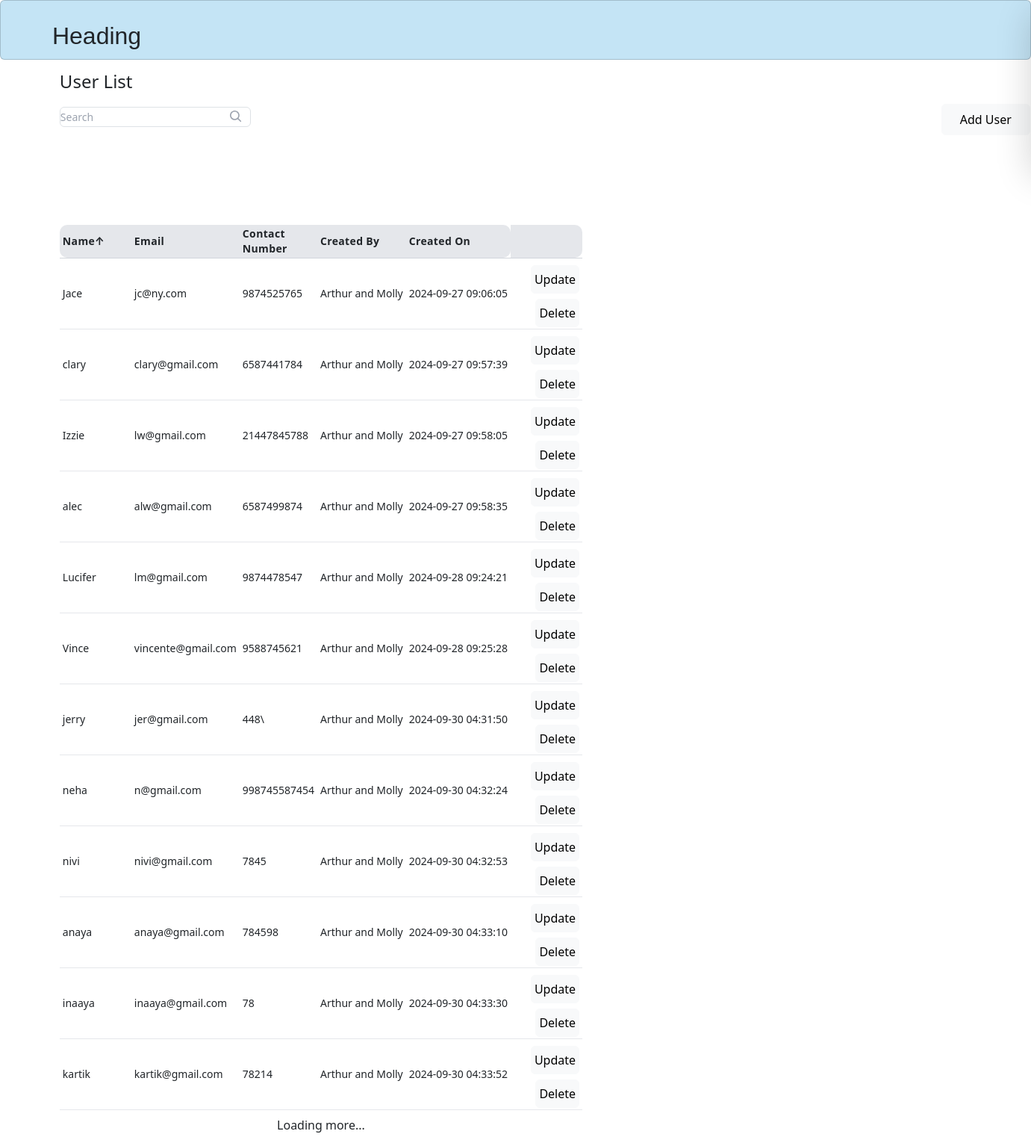
Screenshot of /users with the database file from the repository.
### app.py (models this page shows)
class User(db.Model, UserMixin):
    user_id = db.Column(db.Integer, primary_key=True, autoincrement=True)
    email = db.Column(db.String(100),unique=True)
    password_hash = db.Column(db.String(500))
    first_name = db.Column(db.String(100),nullable=False)
    middle_name = db.Column(db.String(100),nullable=False)
    last_name = db.Column(db.String(100))
    contact_no =  db.Column(db.String(100),nullable=False)
    alt_contact_no = db.Column(db.String(100), nullable=True, default=None)
    company_id = mapped_column(Integer, ForeignKey("company.comp_id"))
    company = relationship("Company",backref=backref('users', lazy=True))
    is_deleted = db.Column(db.Boolean, default=False)
    created_by = db.Column(db.String(100), nullable=False)
    created_dt = db.Column(db.DateTime(timezone=True), server_default=func.now())
    updated_by = db.Column(db.String(100), nullable=False)
    updated_dt = db.Column(db.DateTime(timezone=True), server_default=func.now())

### app.py (the view)
@app.route('/users',methods=['GET', 'POST'] )
def users():
    user_list = User.query.all()
    return render_template('partials/table.html', users=user_list)

### templates/partials/table.html (shortened to what this page needs)
{% extends 'base.html' %}
{% block content %}
<!DOCTYPE html>
<html lang="en">
<head>
  <link href="https://unpkg.com/tailwindcss@^2/dist/tailwind.min.css" rel="stylesheet">
  <link href="https://cdn.jsdelivr.net/npm/bootstrap@5.3.3/dist/css/bootstrap.min.css" rel="stylesheet">
</head>
<body>
<div>
  <section class="section">
    <div id="table1">
      <h4>User List</h4>
      <div class="flex justify-between items-center mb-4">
        <div class="relative w-64">
            <input type="text"
                   class="input bg-white-50 pr-10 py-1 rounded-md border w-full text-sm"
                   placeholder="Search"
                   name="q"
                   hx-get="/search"
                   hx-trigger="keyup changed delay:500ms"
                   hx-target="#results">
            <span class="absolute inset-y-0 right-0 pr-3 flex items-center">
                <svg xmlns="http://www.w3.org/2000/svg" class="h-4 w-4 text-gray-400" viewBox="0 0 20 20" fill="currentColor">
                    <path fill-rule="evenodd" d="M12.9 14.32a8 8 0 111.42-1.42l4.27 4.26a1 1 0 01-1.42 1.42l-4.27-4.26zM8 14A6 6 0 108 2a6 6 0 000 12z" clip-rule="evenodd" />
                </svg>
            </span>
        </div>
        <button
            x-data="{usedKeyboard: false}"
            @keydown.window.tab="usedKeyboard = true"
            role="button"
            @click="$dispatch('open-menu', { open: true, user_id:''})"
            :class="{'focus:outline-none': !usedKeyboard}"
            class="btn btn-light ml-4 px-4 py-2">
            Add User
        </button>
    </div>
      <br>
      <br>
      <br>
      <br>
      <table class="table-sortable" id="results">
        <thead class="bg-gray-200 text-black-500">
          <tr class="bg-white-50">
            <th class="w-24 px-1 py-0.5 text-sm font-bold tracking-wide text-left border-b border-gray-300 rounded-none" ><a hx-get="/load_users?sort_by=first_name&order=asc" hx-trigger="click" hx-target="#results" hx-swap="outerHTML">Name↑</a></th>
            <th class="w-24 px-1 py-0.5 text-sm font-bold tracking-wide text-left border-b border-gray-300 rounded-none">Email</th>
            <th class="w-24 px-1 py-0.5 text-sm font-bold tracking-wide text-left border-b border-gray-300 rounded-none">Contact Number</th>
            <th class="w-24 px-1 py-0.5 text-sm font-bold tracking-wide text-left border-b border-gray-300 rounded-none">Created By</th>
            <th class="w-24 px-1 py-0.5 text-sm font-bold tracking-wide text-left border-b border-gray-300 rounded-none">Created On</th>
            <th class="w-24 px-1 py-0.5 text-sm font-bold tracking-wide text-left border-b border-gray-300 rounded-none"></th>
          </tr>
        </thead>
        <tbody id="results" class="divide-y divide-white-100" hx-trigger="revealed">
          {% for user in users %}
          <tr class="bg-white-200" hx-trigger="revealed" >
            <td class="px-1 py-0.5 text-sm text-black-700 whitespace-nowrap">{{ user.first_name }}</td>
            <td class="px-1 py-0.5 text-sm text-black-700 whitespace-nowrap">{{ user.email }}</td>
            <td class="px-1 py-0.5 text-sm text-black-700 whitespace-nowrap">{{ user.contact_no }}</td>
            <td class="px-1 py-0.5 text-sm text-black-700 whitespace-nowrap">{{ user.created_by }}</td>
            <td class="px-1 py-0.5 text-sm text-black-700 whitespace-nowrap">{{ user.created_dt }}</td>
            <td class="px-1 py-0.5 text-sm text-black-700 whitespace-nowrap">
              <a id="{{user.user_id}}" x-data="{usedKeyboard: false}" @keydown.window.tab="usedKeyboard = true" role="button" @click="$dispatch('open-menu', {open: true, user_id: $event.target.id});"  class="btn btn-light px-1 py-0.5 text-sm" style="float: right;">Update</a>
              <a id="{{user.user_id}}" name="{{user.first_name}}" x-data="{usedKeyboard: false}" @keydown.window.tab="usedKeyboard = true" role="button" @click="$dispatch('open-menu-2', {open: true, user_id: $event.target.id, name : $event.target.name});"  class="btn btn-light px-1 py-0.5 text-sm" style="float: right;">Delete</a>
            </td>
          </tr>
          {% endfor %}
          <tr hx-get="/load_more?page=2" hx-trigger="revealed" hx-swap="afterend" class="bg-white-50">
            <td colspan="6" class="text-center py-2">Loading more...</td>
          </tr>
        </tbody>
      </table>
    </div>
  </section>
</div>
</body>
{% endblock %}

### templates/base.html (shortened to what this page needs)
<!doctype html>
<html lang="en">
  <head>
    <link href="{{url_for('static', filename='style.css')}}" rel="stylesheet">
    <script src="https://cdn.tailwindcss.com"></script>
  </head>
  <body>
    <header>
      <div id="pagetop" class="card">
          <div id="heading">
              <h2>Heading</h2>
          </div>
  </header>
    <div class="container-fluid">
        {% block content %}
         {% endblock %}
        </div>
  </body>
</html>

### static/style.css (style rules this page uses)
html, body { height: 100%; }
body { height: -moz-calc(100% - 113px); height: -webkit-calc(100% - 113px); height: calc(100% - 113px); }
body { background: #c4e4f5; }
h2 { font-size: 2.5rem; font-weight: bold; }
input { font-size: 18px; font-family:'Times New Roman', Times, serif; height: 27px; }
.btn { margin-left: 10px; margin-top: 7px; font-size: 16px; font-family: 'OpenSansBold'; padding: 5px 15px 10px 15px; }
table, th, td { border-left: none; border-right: none; }
tr td:nth-child(n+5), tr th:nth-child(n+5) { border-radius: 0 .625rem .625rem 0; }
tr td:nth-child(1), tr th:nth-child(1) { border-radius: .625rem 0 0 .625rem; }
#pagetop { position: absolute; padding: 0; height: 56px; top: 0; left: 0; width: 100%; background-color: #c4e4f5; display: inline-block; height: 80px; }
#heading { font-family:'Trebuchet MS', 'Lucida Sans Unicode', 'Lucida Grande', 'Lucida Sans', Arial, sans-serif; margin-top: 2%; margin-left: 5%; }
#table1 { margin-top: 7%; margin-left: 5%; width: 1300px;; }

### rows the page displays
User: first_name "Jace", email "jc@ny.com", contact_no "9874525765", created_by "Arthur and Molly", created_dt "2024-09-27 09:06:05"
User: first_name "clary", email "clary@gmail.com", contact_no "6587441784", created_by "Arthur and Molly", created_dt "2024-09-27 09:57:39"
User: first_name "Izzie", email "lw@gmail.com", contact_no "21447845788", created_by "Arthur and Molly", created_dt "2024-09-27 09:58:05"
User: first_name "alec", email "alw@gmail.com", contact_no "6587499874", created_by "Arthur and Molly", created_dt "2024-09-27 09:58:35"
User: first_name "Lucifer", email "lm@gmail.com", contact_no "9874478547", created_by "Arthur and Molly", created_dt "2024-09-28 09:24:21"
User: first_name "Vince", email "vincente@gmail.com", contact_no "9588745621", created_by "Arthur and Molly", created_dt "2024-09-28 09:25:28"
User: first_name "jerry", email "jer@gmail.com", contact_no "448\\", created_by "Arthur and Molly", created_dt "2024-09-30 04:31:50"
User: first_name "neha", email "n@gmail.com", contact_no "998745587454", created_by "Arthur and Molly", created_dt "2024-09-30 04:32:24"
User: first_name "nivi", email "nivi@gmail.com", contact_no "7845", created_by "Arthur and Molly", created_dt "2024-09-30 04:32:53"
User: first_name "anaya", email "anaya@gmail.com", contact_no "784598", created_by "Arthur and Molly", created_dt "2024-09-30 04:33:10"
User: first_name "inaaya", email "inaaya@gmail.com", contact_no "78", created_by "Arthur and Molly", created_dt "2024-09-30 04:33:30"
User: first_name "kartik", email "kartik@gmail.com", contact_no "78214", created_by "Arthur and Molly", created_dt "2024-09-30 04:33:52"
